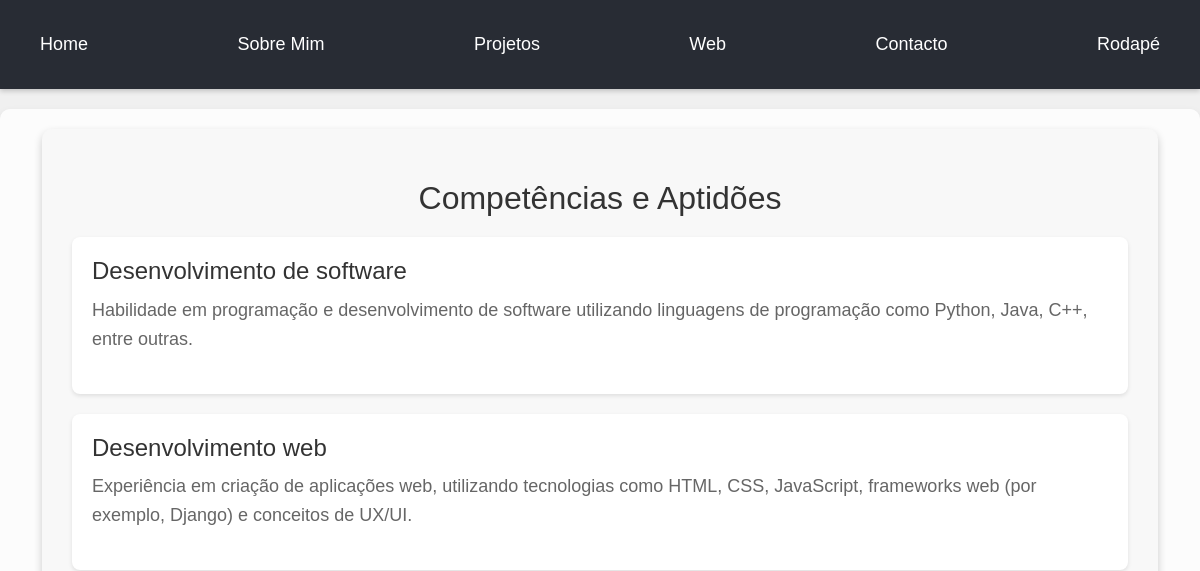
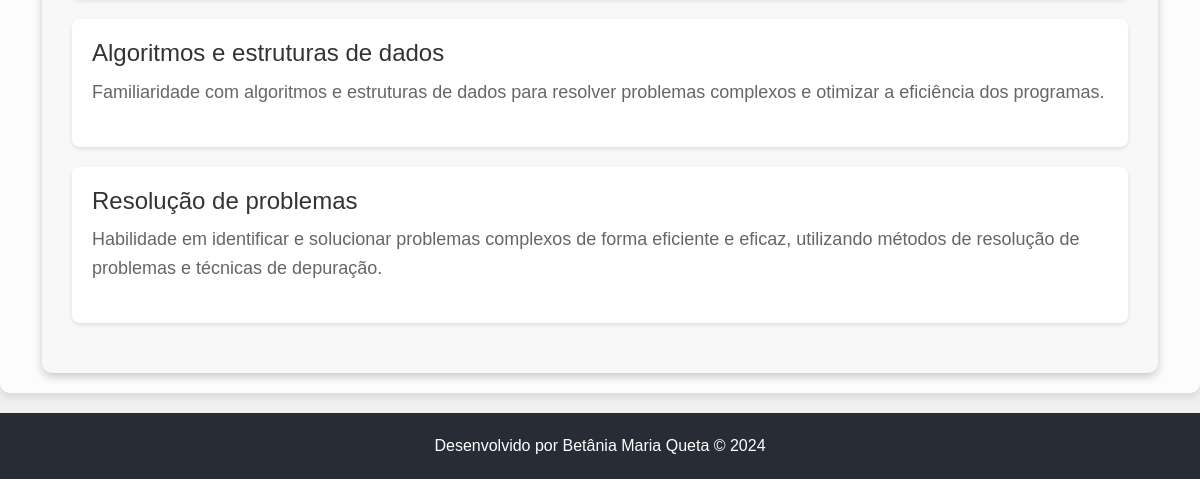
Page /competencias/ on the earlier database version (2 pictures, top to bottom).
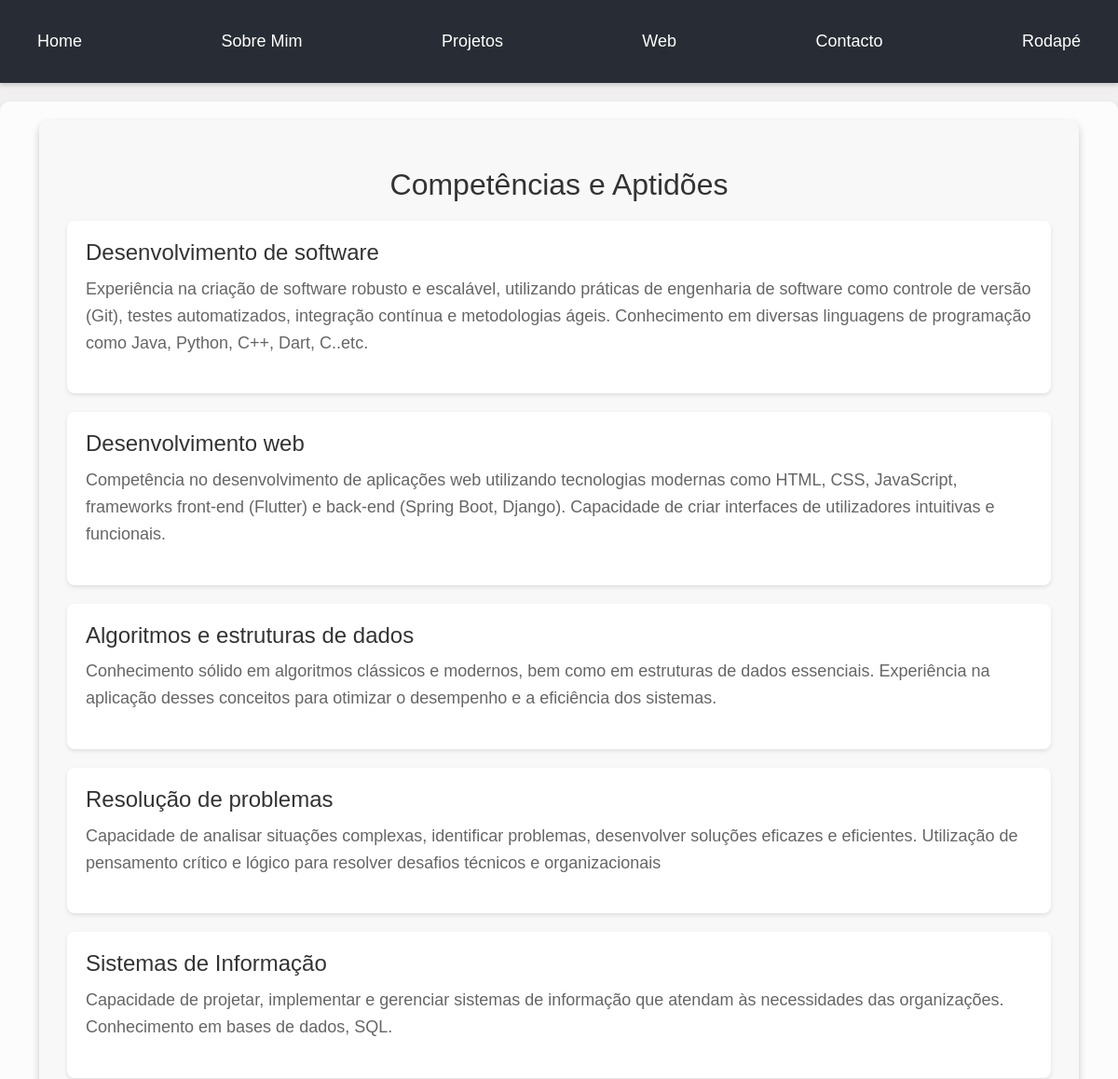
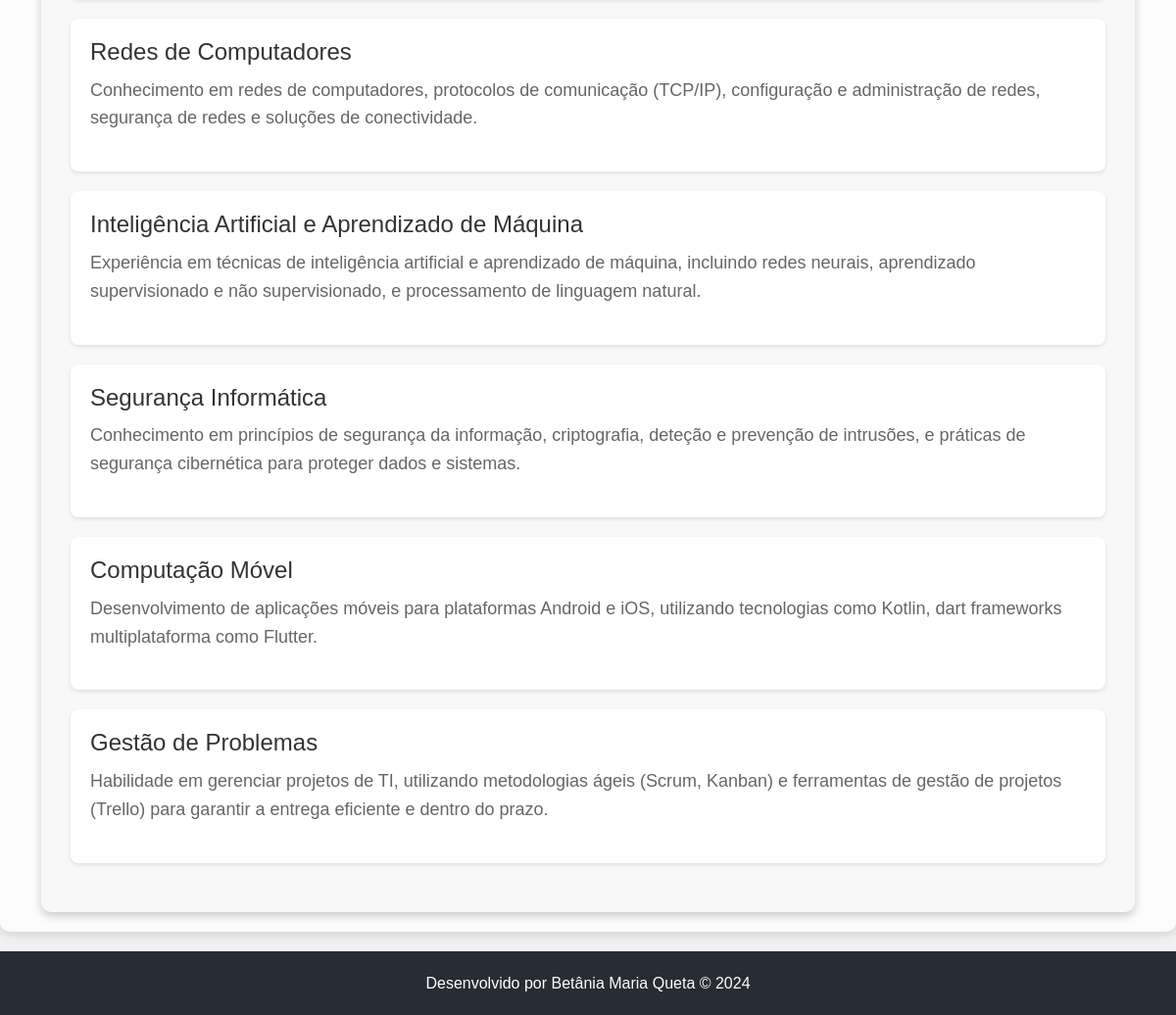
Same page on the later database version (2 pictures, top to bottom).
### portfolio/models.py (models this page shows, shortened)
class Competencia(models.Model):
    nome = models.CharField(max_length=100)
    descricao = models.TextField()

### portfolio/views.py (the view)
# urls.py: path('competencias/', views.competencias, name='competencias'),
def competencias(request):
    competencias = Competencia.objects.all()
    return render(request, 'portfolio/competencias.html', {'competencias': competencias})

### portfolio/templates/portfolio/competencias.html (shortened to what this page needs)
{% extends 'portfolio/layout.html' %}
{% block main %}
    <div class="container">
        <div class="competencias-container">
            <h1>Competências e Aptidões</h1>
            <ul>
                {% for competencia in competencias %}
                    <li>
                        <h3>{{ competencia.nome }}</h3>
                        <p>{{ competencia.descricao }}</p>
                    </li>
                {% empty %}
                    <li class="empty-message">Não há competências e aptidões disponíveis.</li>
                {% endfor %}
            </ul>
        </div>
    </div>
{% endblock %}

Differences in the rows shown:
changed Competencia "Desenvolvimento de software": descricao "Habilidade em programação e desenvolvimento de software utilizando linguagens de programação como Python, Java, C++, entre outras." → "Experiência na criação de software robusto e escalável, utilizando práticas de engenharia de software como controle de versão (Git), testes automatizados, integração contínua e metodologias ágeis. Conhecimento em diversas linguagens de programação como Java, Python, C++, Dart, C..etc."
changed Competencia "Desenvolvimento web": descricao "Experiência em criação de aplicações web, utilizando tecnologias como HTML, CSS, JavaScript, frameworks web (por exemplo, Django) e conceitos de UX/UI." → "Competência no desenvolvimento de aplicações web utilizando tecnologias modernas como HTML, CSS, JavaScript, frameworks front-end (Flutter) e back-end (Spring Boot, Django). Capacidade de criar interfaces de utilizadores intuitivas e funcionais."
changed Competencia "Algoritmos e estruturas de dados": descricao "Familiaridade com algoritmos e estruturas de dados para resolver problemas complexos e otimizar a eficiência dos programas." → "Conhecimento sólido em algoritmos clássicos e modernos, bem como em estruturas de dados essenciais. Experiência na aplicação desses conceitos para otimizar o desempenho e a eficiência dos sistemas."
changed Competencia "Resolução de problemas": descricao "Habilidade em identificar e solucionar problemas complexos de forma eficiente e eficaz, utilizando métodos de resolução de problemas e técnicas de depuração." → "Capacidade de analisar situações complexas, identificar problemas, desenvolver soluções eficazes e eficientes. Utilização de pensamento crítico e lógico para resolver desafios técnicos e organizacionais"
added Competencia: nome "Sistemas de Informação", descricao "Capacidade de projetar, implementar e gerenciar sistemas de informação que atendam às necessidades das organizações. Conhecimento em bases de dados, SQL."
added Competencia: nome "Redes de Computadores", descricao "Conhecimento em redes de computadores, protocolos de comunicação (TCP/IP), configuração e administração de redes, segurança de redes e soluções de conectividade."
added Competencia: nome "Inteligência Artificial e Aprendizado de Máquina", descricao "Experiência em técnicas de inteligência artificial e aprendizado de máquina, incluindo redes neurais, aprendizado supervisionado e não supervisionado, e processamento de linguagem natural."
added Competencia: nome "Segurança Informática", descricao "Conhecimento em princípios de segurança da informação, criptografia, deteção e prevenção de intrusões, e práticas de segurança cibernética para proteger dados e sistemas."
added Competencia: nome "Computação Móvel", descricao "Desenvolvimento de aplicações móveis para plataformas Android e iOS, utilizando tecnologias como Kotlin, dart frameworks multiplataforma como Flutter."
added Competencia: nome "Gestão de Problemas", descricao "Habilidade em gerenciar projetos de TI, utilizando metodologias ágeis (Scrum, Kanban) e ferramentas de gestão de projetos (Trello) para garantir a entrega eficiente e dentro do prazo."
